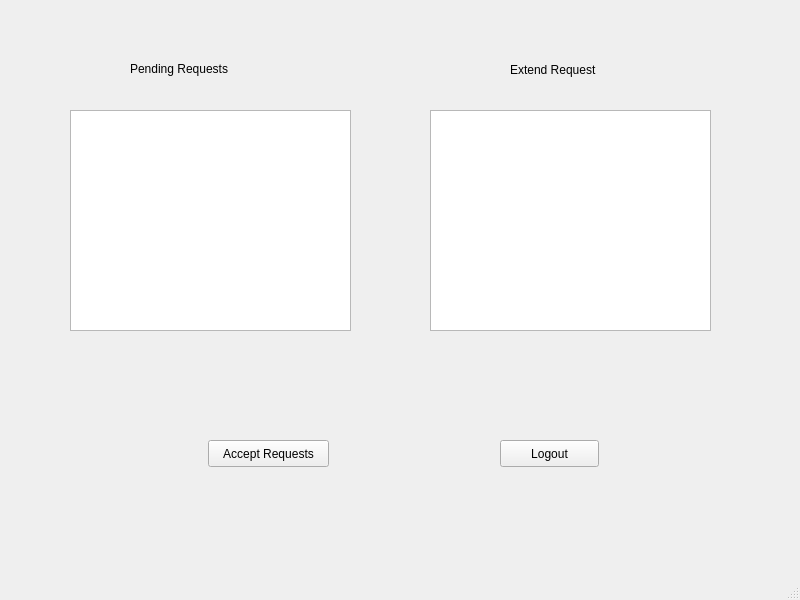
<?xml version="1.0" encoding="UTF-8"?>
<ui version="4.0">
 <class>MainWindow</class>
 <widget class="QMainWindow" name="MainWindow">
  <property name="geometry">
   <rect>
    <x>0</x>
    <y>0</y>
    <width>800</width>
    <height>600</height>
   </rect>
  </property>
  <property name="windowTitle">
   <string>MainWindow</string>
  </property>
  <widget class="QWidget" name="centralwidget">
   <widget class="QLabel" name="label">
    <property name="geometry">
     <rect>
      <x>130</x>
      <y>60</y>
      <width>131</width>
      <height>17</height>
     </rect>
    </property>
    <property name="text">
     <string>Pending Requests</string>
    </property>
   </widget>
   <widget class="QListWidget" name="request">
    <property name="geometry">
     <rect>
      <x>70</x>
      <y>110</y>
      <width>281</width>
      <height>221</height>
     </rect>
    </property>
   </widget>
   <widget class="QPushButton" name="acceptRequests">
    <property name="geometry">
     <rect>
      <x>208</x>
      <y>440</y>
      <width>121</width>
      <height>27</height>
     </rect>
    </property>
    <property name="text">
     <string>Accept Requests</string>
    </property>
   </widget>
   <widget class="QPushButton" name="logout">
    <property name="geometry">
     <rect>
      <x>500</x>
      <y>440</y>
      <width>99</width>
      <height>27</height>
     </rect>
    </property>
    <property name="text">
     <string>Logout</string>
    </property>
   </widget>
   <widget class="QListWidget" name="extendRequest">
    <property name="geometry">
     <rect>
      <x>430</x>
      <y>110</y>
      <width>281</width>
      <height>221</height>
     </rect>
    </property>
   </widget>
   <widget class="QLabel" name="label_2">
    <property name="geometry">
     <rect>
      <x>510</x>
      <y>60</y>
      <width>111</width>
      <height>20</height>
     </rect>
    </property>
    <property name="text">
     <string>Extend Request</string>
    </property>
   </widget>
  </widget>
  <widget class="QMenuBar" name="menubar">
   <property name="geometry">
    <rect>
     <x>0</x>
     <y>0</y>
     <width>800</width>
     <height>25</height>
    </rect>
   </property>
  </widget>
  <widget class="QStatusBar" name="statusbar"/>
 </widget>
 <resources/>
 <connections/>
</ui>
